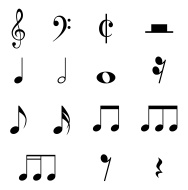
#> input picture training/images/test2.jpg, 188 x 190 px, found by its file name
$ python trainer.py   (older library calls are emulated)
#> lines starting #> are read from the running program, lines starting #| are printed output that depends on the picture; after the words box and inside, x2 and y2 are one past the last pixel; in counts of white or black regions, pixels touching at a corner belong together
#!/usr/bin/python3

import cv2
import numpy as np
import os


class Trainer(object):

    responses = []
    samples = []

    def __init__(self):
        self.samples = np.empty((0, 100))

    def train(self, img_paths):
        for img_path in img_paths:
            self.process_image(img_path)
        self.save()

    def process_image(self, img_path):
#> called with img_path = 'training/training/images/test2.jpg'
        img = cv2.imread(img_path)
#> img is the input picture: shape (190, 188, 3); min 0, max 255, mean 241.2

        gray = cv2.cvtColor(img, cv2.COLOR_BGR2GRAY)
        blur = cv2.GaussianBlur(gray, (5, 5), 0)
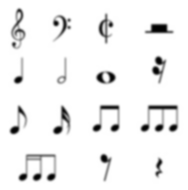
#> blur: shape (190, 188); min 0, max 255, mean 241.2
        thresh = cv2.adaptiveThreshold(blur, 255, cv2.ADAPTIVE_THRESH_MEAN_C, cv2.THRESH_BINARY_INV, 21, 15)
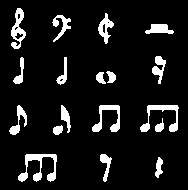
#> thresh: shape (190, 188); 9.3% white; 18 white regions

        im, contours, hierarchy = cv2.findContours(thresh, cv2.RETR_EXTERNAL, cv2.CHAIN_APPROX_SIMPLE)
#> contours = 18 contours; largest, box (x1, y1, x2, y2) and area: (18, 154, 57, 182) 333, (11, 8, 26, 49) 288, (140, 105, 179, 132) 261, (92, 105, 120, 132) 237, (98, 13, 114, 44) 195

        for cnt in contours:
            if 10 < cv2.contourArea(cnt):
                [x, y, w, h] = cv2.boundingRect(cnt)

                if h > 10:
                    cv2.rectangle(img, (x, y), (x + w, y + h), (0, 0, 255), 2)
                    roi = thresh[y: y + h, x: x + w]
                    roismall = cv2.resize(roi, (10, 10))

                    self.read_samples(img, roismall)
#> this loop made 18 passes; (key Esc is pressed on pass 1)
#> (x, y, w, h) on passes 1, 2, 3, 5, 6, 7, 8, 9, 10, 11, 12, 13: (155, 157, 8, 21), (100, 154, 12, 28), (18, 154, 39, 28), (155, 118, 9, 14), (140, 105, 39, 27), (92, 105, 28, 27), (61, 105, 10, 28), (9, 105, 18, 30), (96, 72, 10, 12), (106, 71, 10, 12), (56, 57, 11, 28), (13, 57, 11, 27)
#> (x, y, w, h) on passes 4, 15: (53, 125, 10, 10), (145, 24, 29, 10)
#> (printed output is left out)
#> pass 1, in read_samples, `cv2.imshow('norm', img)`:
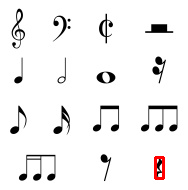
#> window 'norm': shape (190, 188, 3); mean B, G, R 240, 240, 241.2
#> pass 2, in read_samples (call 2), `cv2.imshow('norm', img)`:
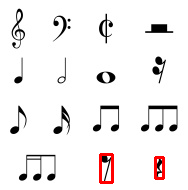
#> window 'norm': shape (190, 188, 3); mean B, G, R 238.4, 238.4, 241.3
#> pass 3, in process_image, `roi = thresh[y: y + h, x: x + w]`:
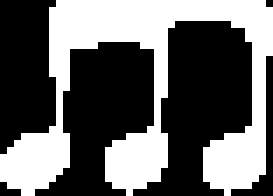
#> roi: shape (28, 39) (shown 7 times larger); 40.3% white; 1 white region, box (x1, y1, x2, y2) and area: (0, 0, 39, 28) 440
#> after the loop:
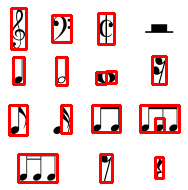
#> img: shape (190, 188, 3); 11% of pixels changed, all inside (x1, y1, x2, y2) = (8, 7, 181, 184)
#> pass 2 of the loop in train, `for img_path in img_paths:`:
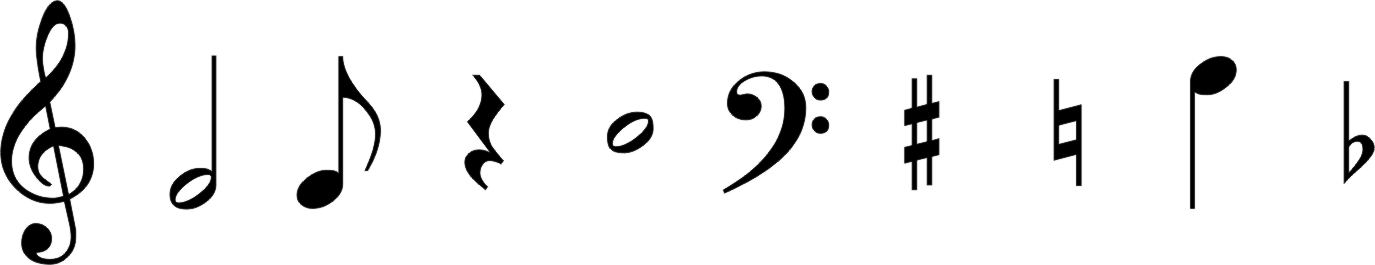
#> input picture training/images/test3.jpg, 1375 x 265 px, found by its file name
#> in process_image, img is the input picture: shape (265, 1375, 3); min 0, max 255, mean 237.9
#> gray: shape (265, 1375)
#> blur: shape (265, 1375)
#> in process_image (call 2), `thresh = cv2.adaptiveThreshold(blur, 255, cv2.ADAPTIVE_THRESH_MEAN_C, ..`:
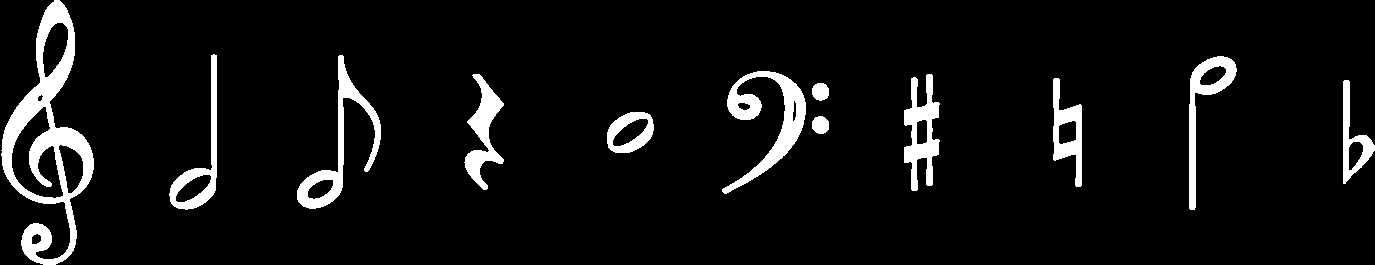
#> thresh: shape (265, 1375); 6.8% white; 12 white regions
#> contours = 12 contours; largest, box (x1, y1, x2, y2) and area: (1, 0, 94, 265) 11116, (722, 71, 806, 194) 2970, (297, 55, 381, 209) 2610, (904, 74, 940, 191) 2082, (169, 54, 217, 210) 2032
#> the loop in process_image (call 2), `for cnt in contours:` made 12 passes
#> (x, y, w, h) on passes 1 to 8: (812, 116, 17, 18), (607, 112, 47, 41), (812, 83, 17, 18), (1343, 80, 32, 104), (1053, 78, 29, 109), (904, 74, 36, 117), (464, 74, 40, 116), (722, 71, 84, 123)
#> (printed output is left out)
#> after the loop in process_image (call 2), `for cnt in contours:`:
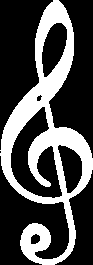
#> roi: shape (265, 93); 30.4% white; 1 white region, box (x1, y1, x2, y2) and area: (0, 0, 93, 265) 7482
#> pass 3 of the loop in train, `for img_path in img_paths:`:
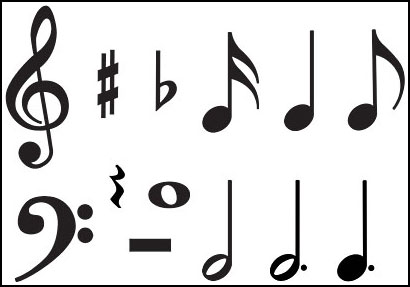
#> input picture training/images/test4.jpg, 410 x 287 px, found by its file name
#> in process_image, img is the input picture: shape (287, 410, 3); mean B, G, R 220.2, 220, 220.4
#> gray: shape (287, 410)
#> blur: shape (287, 410)
#> in process_image (call 3), `thresh = cv2.adaptiveThreshold(blur, 255, cv2.ADAPTIVE_THRESH_MEAN_C, ..`:
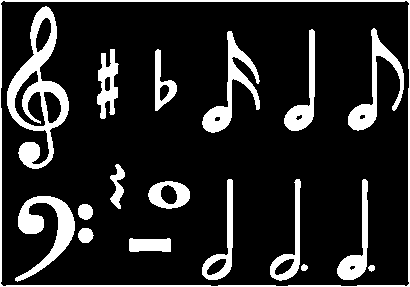
#> thresh: shape (287, 410); 15.5% white; 18 white regions, largest, box (x1, y1, x2, y2) and area: (7, 6, 69, 169) 3421, (0, 0, 410, 287) 2681, (15, 196, 75, 282) 1870
#> contours = [[[0, 0], [0, 286], [409, 286], [409, 0]]]
#> the loop in process_image (call 3), `for cnt in contours:` made 1 pass
#> (cnt, x, y, w, h) on pass 1: ([[0, 0], [0, 286], [409, 286], [409, 0]], 0, 0, 410, 287)
#> (printed output is left out)
#> pass 1, in read_samples (call 29), `self.samples = np.append(self.samples, sample, 0)`:
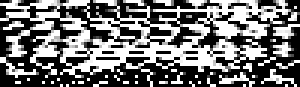
#> self.samples: shape (29, 100) float64 (shown 3 times larger); min 0, max 255, mean 115.5
#> the loop made 4 passes; the first 3 are shown

    def read_samples(self, img, roismall):
        cv2.imshow('norm', img)
        print('Enter the symbol name (leave empty to skip symbol):')

        name = ''
        while True:
            key = cv2.waitKey(0)
            print(chr(key), end="")
            if key == 13:  # Enter Key
                break
            else:
                name += str(key)

        print('')
        print('----')

        if name is not '':
            self.responses.append(int(name))
            sample = roismall.reshape((1, 100))
            self.samples = np.append(self.samples, sample, 0)

    def save(self):
        self.responses = np.array(self.responses)
#> self.responses = 34 values from 27 to 3227
        self.responses = self.responses.reshape((self.responses.size, 1))

        np.savetxt(os.path.abspath('training/data/responses.data'), self.responses)
        np.savetxt(os.path.abspath('training/data/samples.data'), self.samples)


images = [
    os.path.abspath('training/images/test2.jpg'),
    os.path.abspath('training/images/test3.jpg'),
    os.path.abspath('training/images/test4.jpg'),
    os.path.abspath('training/images/training_set_001.png'),
]

trainer = Trainer()
trainer.train(images)

print('Training complete')
